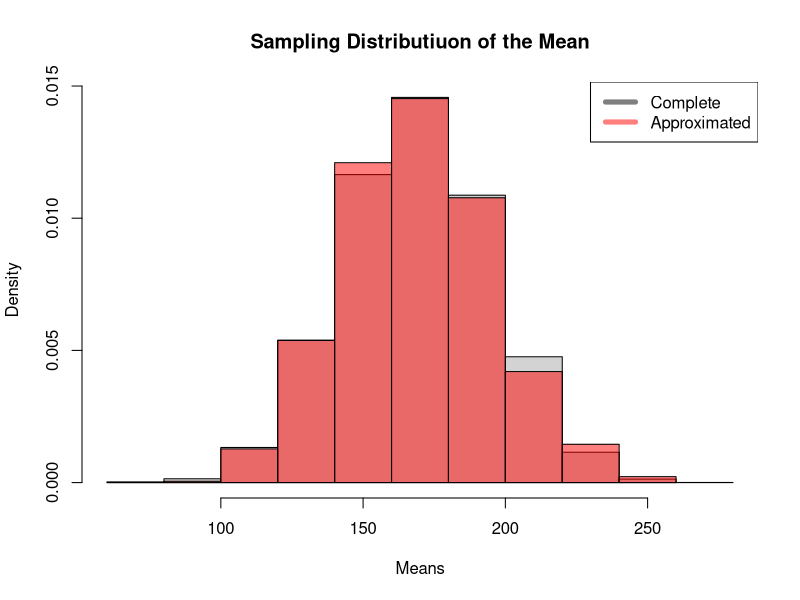
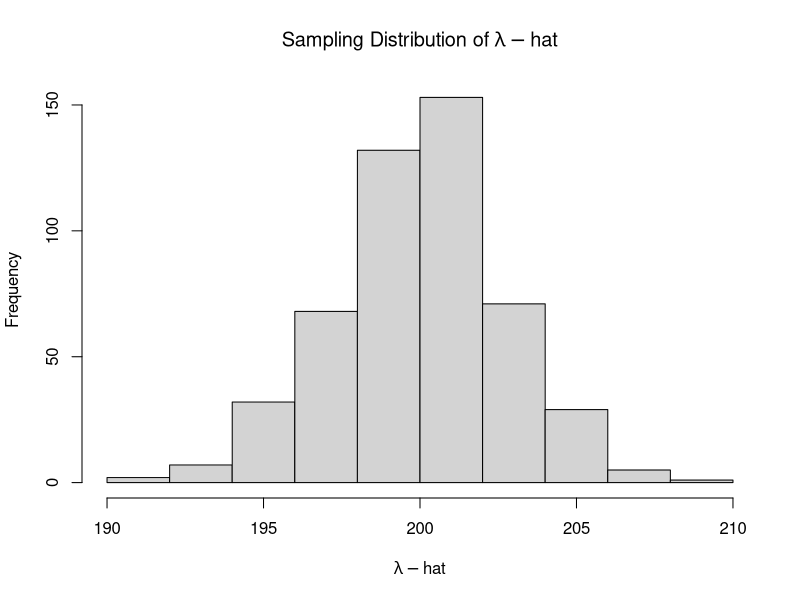
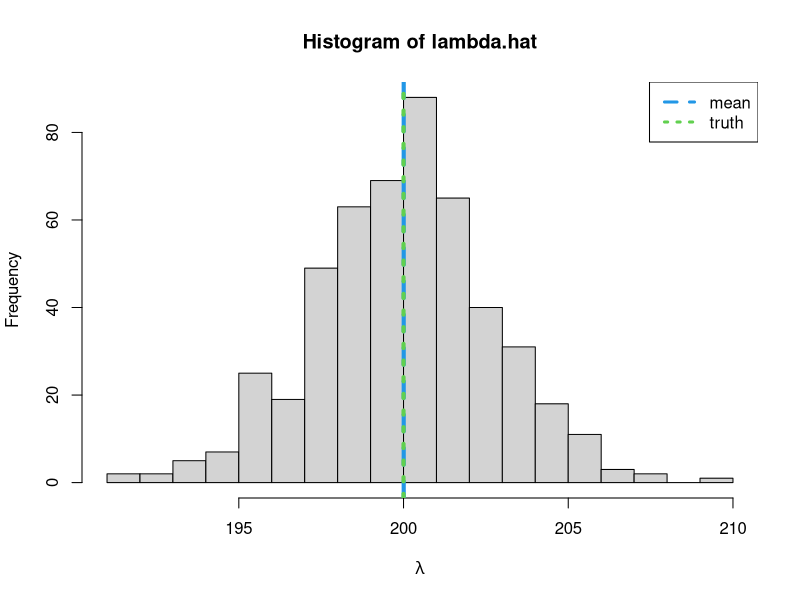

Recreate these plots in R, in order.
## ---- chunk 1
#random discrete uniform sampler
rdu<-function(n,lower,upper){sample(lower:upper,n,replace=TRUE)}

mat = matrix(rdu(25, 
                 lower = 0, 
                 upper = 400
                 ),
             nrow=5, ncol=5
             )
mat
## ---- chunk 2
  n = 10
  y = sample(
             c(mat),
             10, 
             replace = TRUE
             )
  y
## ---- chunk 3
  mean(y)

## ---- chunk 4
# How many ways can we uniquely sample 10 things from 25
combs = function(n, x) {
  factorial(n) / factorial(n-x) / factorial(x)
}

combs(25, 10)
## ---- chunk 5
  set.seed(5435)
  all.combs = utils::combn(c(mat), 10)
  dim(all.combs)
  mean.all.combs = apply(all.combs,2,mean)
## ---- chunk 6
  set.seed(5435)
  sim.sampling.dist=replicate(2000,
                              sample(c(mat),10)
                              )
  dim(sim.sampling.dist)
  mean.samples = apply(sim.sampling.dist,2,mean)
## ---- chunk 7
  hist(mean.all.combs,
       freq=FALSE, 
       main="Sampling Distributiuon of the Mean",
       breaks=10,
       xlab="Means"
       )
  hist(mean.samples,
       add=TRUE,
       freq=FALSE,
       col=grDevices::adjustcolor("red", alpha.f=0.5),
       breaks=10
       )
  legend("topright",lwd=5,col=c(grDevices::adjustcolor("black", alpha.f=0.5),grDevices::adjustcolor("red", alpha.f=0.5)),legend = c("Complete", "Approximated"))
## ---- chunk 8
#Create a function, to be replicated
  lambda=200
  n.sim=500
  mat.fn = function(lambda){matrix(rpois(25, lambda=lambda),
                               nrow=5, ncol=5
                               )
  }
## ---- chunk 9
# repeat the function n.sim times
  list.mat = replicate(n.sim, 
                       mat.fn(lambda), 
                       simplify=FALSE
                       )
  length(list.mat)
## ---- chunk 10
#One realization
  list.mat[[1]]


# Sample mean for the first realization
  mean(list.mat[[1]])
## ---- chunk 11
lambda.hat = unlist(lapply(list.mat,FUN=mean))
## ---- chunk 12
hist(lambda.hat,
     xlab=bquote(lambda-hat),
     main=bquote("Sampling Distribution of"~lambda-hat)
     )
#abline(v=lambda, lwd=3, col=4)
## ---- chunk 13
# Bias
  mean(lambda.hat) - lambda

# relative bias
  (mean(lambda.hat) - lambda)/lambda
## ---- chunk 14
  hist(lambda.hat,xlab=bquote(lambda), breaks=20)
  abline(v=mean(lambda.hat),lwd=4,col=4,lty=2)
  abline(v=lambda,lwd=4,col=3,lty=3)
  legend("topright",legend=c("mean","truth"),lwd=3,col=c(4,3),lty=c(2,3))
## ---- chunk 15
  diff = 0.025*lambda
  diff
  lower = lambda-diff
  upper = lambda+diff

  index = which(lambda.hat>=lower & lambda.hat <= upper)

#Probability of getting a mean within 5% of the truth
  length(index)/n.sim
